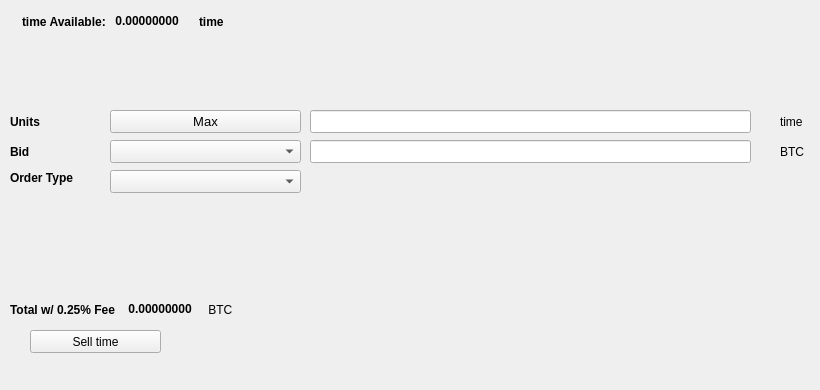
   <widget class="QWidget" name="SellTab">
    <attribute name="title">
     <string>Sell</string>
    </attribute>
    <widget class="QLabel" name="label_16">
     <property name="geometry">
      <rect>
       <x>780</x>
       <y>140</y>
       <width>31</width>
       <height>23</height>
      </rect>
     </property>
     <property name="text">
      <string>BTC</string>
     </property>
    </widget>
    <widget class="QComboBox" name="SellBidcomboBox">
     <property name="geometry">
      <rect>
       <x>110</x>
       <y>140</y>
       <width>191</width>
       <height>23</height>
      </rect>
     </property>
     <property name="font">
      <font>
       <pointsize>10</pointsize>
      </font>
     </property>
    </widget>
    <widget class="QLabel" name="label_18">
     <property name="geometry">
      <rect>
       <x>10</x>
       <y>110</y>
       <width>46</width>
       <height>23</height>
      </rect>
     </property>
     <property name="font">
      <font>
       <weight>75</weight>
       <bold>true</bold>
      </font>
     </property>
     <property name="text">
      <string>Units</string>
     </property>
    </widget>
    <widget class="QPushButton" name="Sell_Max_Amount">
     <property name="geometry">
      <rect>
       <x>110</x>
       <y>110</y>
       <width>191</width>
       <height>23</height>
      </rect>
     </property>
     <property name="font">
      <font>
       <pointsize>10</pointsize>
      </font>
     </property>
     <property name="text">
      <string>Max</string>
     </property>
    </widget>
    <widget class="QLabel" name="label_20">
     <property name="geometry">
      <rect>
       <x>10</x>
       <y>170</y>
       <width>91</width>
       <height>16</height>
      </rect>
     </property>
     <property name="font">
      <font>
       <weight>75</weight>
       <bold>true</bold>
      </font>
     </property>
     <property name="text">
      <string>Order Type</string>
     </property>
    </widget>
    <widget class="QComboBox" name="SellOrdertypeCombo">
     <property name="geometry">
      <rect>
       <x>110</x>
       <y>170</y>
       <width>191</width>
       <height>23</height>
      </rect>
     </property>
     <property name="font">
      <font>
       <pointsize>10</pointsize>
      </font>
     </property>
    </widget>
    <widget class="QLabel" name="label_21">
     <property name="geometry">
      <rect>
       <x>10</x>
       <y>140</y>
       <width>46</width>
       <height>23</height>
      </rect>
     </property>
     <property name="font">
      <font>
       <weight>75</weight>
       <bold>true</bold>
      </font>
     </property>
     <property name="text">
      <string>Bid</string>
     </property>
    </widget>
    <widget class="QLabel" name="label_22">
     <property name="geometry">
      <rect>
       <x>780</x>
       <y>110</y>
       <width>31</width>
       <height>23</height>
      </rect>
     </property>
     <property name="text">
      <string>time</string>
     </property>
    </widget>
    <widget class="QLineEdit" name="UnitsInputECA">
     <property name="geometry">
      <rect>
       <x>310</x>
       <y>110</y>
       <width>441</width>
       <height>23</height>
      </rect>
     </property>
     <property name="font">
      <font>
       <pointsize>9</pointsize>
       <weight>75</weight>
       <bold>true</bold>
      </font>
     </property>
    </widget>
    <widget class="QLineEdit" name="SellBidPriceEdit">
     <property name="geometry">
      <rect>
       <x>310</x>
       <y>140</y>
       <width>441</width>
       <height>23</height>
      </rect>
     </property>
     <property name="font">
      <font>
       <pointsize>9</pointsize>
       <weight>75</weight>
       <bold>true</bold>
      </font>
     </property>
    </widget>
    <widget class="QPushButton" name="SellECABTN">
     <property name="geometry">
      <rect>
       <x>30</x>
       <y>330</y>
       <width>131</width>
       <height>23</height>
      </rect>
     </property>
     <property name="text">
      <string>Sell time</string>
     </property>
     <property name="icon">
      <iconset resource="../time">
       <normaloff>:/icons/bitcoin</normaloff>:/icons/bitcoin</iconset>
     </property>
    </widget>
    <widget class="QWidget" name="layoutWidget3">
     <property name="geometry">
      <rect>
       <x>22</x>
       <y>12</y>
       <width>258</width>
       <height>19</height>
      </rect>
     </property>
     <layout class="QHBoxLayout" name="horizontalLayout">
      <item>
       <widget class="QLabel" name="label232_2">
        <property name="font">
         <font>
          <weight>75</weight>
          <bold>true</bold>
         </font>
        </property>
        <property name="text">
         <string>time Available:</string>
        </property>
       </widget>
      </item>
      <item>
       <widget class="QLabel" name="ECAAvailableLabel">
        <property name="palette">
         <palette>
          <active>
           <colorrole role="WindowText">
            <brush brushstyle="SolidPattern">
             <color alpha="255">
              <red>0</red>
              <green>0</green>
              <blue>0</blue>
             </color>
            </brush>
           </colorrole>
           <colorrole role="Button">
            <brush brushstyle="SolidPattern">
             <color alpha="255">
              <red>0</red>
              <green>170</green>
              <blue>0</blue>
             </color>
            </brush>
           </colorrole>
           <colorrole role="Light">
            <brush brushstyle="SolidPattern">
             <color alpha="255">
              <red>0</red>
              <green>255</green>
              <blue>0</blue>
             </color>
            </brush>
           </colorrole>
           <colorrole role="Midlight">
            <brush brushstyle="SolidPattern">
             <color alpha="255">
              <red>0</red>
              <green>212</green>
              <blue>0</blue>
             </color>
            </brush>
           </colorrole>
           <colorrole role="Dark">
            <brush brushstyle="SolidPattern">
             <color alpha="255">
              <red>0</red>
              <green>85</green>
              <blue>0</blue>
             </color>
            </brush>
           </colorrole>
           <colorrole role="Mid">
            <brush brushstyle="SolidPattern">
             <color alpha="255">
              <red>0</red>
              <green>113</green>
              <blue>0</blue>
             </color>
            </brush>
           </colorrole>
           <colorrole role="Text">
            <brush brushstyle="SolidPattern">
             <color alpha="255">
              <red>0</red>
              <green>170</green>
              <blue>0</blue>
             </color>
            </brush>
           </colorrole>
           <colorrole role="BrightText">
            <brush brushstyle="SolidPattern">
             <color alpha="255">
              <red>255</red>
              <green>255</green>
              <blue>255</blue>
             </color>
            </brush>
           </colorrole>
           <colorrole role="ButtonText">
            <brush brushstyle="SolidPattern">
             <color alpha="255">
              <red>0</red>
              <green>0</green>
              <blue>0</blue>
             </color>
            </brush>
           </colorrole>
           <colorrole role="Base">
            <brush brushstyle="SolidPattern">
             <color alpha="255">
              <red>255</red>
              <green>255</green>
              <blue>255</blue>
             </color>
            </brush>
           </colorrole>
           <colorrole role="Window">
            <brush brushstyle="SolidPattern">
             <color alpha="255">
              <red>0</red>
              <green>170</green>
              <blue>0</blue>
             </color>
            </brush>
           </colorrole>
           <colorrole role="Shadow">
            <brush brushstyle="SolidPattern">
             <color alpha="255">
              <red>0</red>
              <green>0</green>
              <blue>0</blue>
             </color>
            </brush>
           </colorrole>
           <colorrole role="AlternateBase">
            <brush brushstyle="SolidPattern">
             <color alpha="255">
              <red>127</red>
              <green>212</green>
              <blue>127</blue>
             </color>
            </brush>
           </colorrole>
           <colorrole role="ToolTipBase">
            <brush brushstyle="SolidPattern">
             <color alpha="255">
              <red>255</red>
              <green>255</green>
              <blue>220</blue>
             </color>
            </brush>
           </colorrole>
           <colorrole role="ToolTipText">
            <brush brushstyle="SolidPattern">
             <color alpha="255">
              <red>0</red>
              <green>0</green>
              <blue>0</blue>
             </color>
            </brush>
           </colorrole>
          </active>
          <inactive>
           <colorrole role="WindowText">
            <brush brushstyle="SolidPattern">
             <color alpha="255">
              <red>0</red>
              <green>0</green>
              <blue>0</blue>
             </color>
            </brush>
           </colorrole>
           <colorrole role="Button">
            <brush brushstyle="SolidPattern">
             <color alpha="255">
              <red>0</red>
              <green>170</green>
              <blue>0</blue>
             </color>
            </brush>
           </colorrole>
           <colorrole role="Light">
            <brush brushstyle="SolidPattern">
             <color alpha="255">
              <red>0</red>
              <green>255</green>
              <blue>0</blue>
             </color>
            </brush>
           </colorrole>
           <colorrole role="Midlight">
            <brush brushstyle="SolidPattern">
             <color alpha="255">
              <red>0</red>
              <green>212</green>
              <blue>0</blue>
             </color>
            </brush>
           </colorrole>
           <colorrole role="Dark">
            <brush brushstyle="SolidPattern">
             <color alpha="255">
              <red>0</red>
              <green>85</green>
              <blue>0</blue>
             </color>
            </brush>
           </colorrole>
           <colorrole role="Mid">
            <brush brushstyle="SolidPattern">
             <color alpha="255">
              <red>0</red>
              <green>113</green>
              <blue>0</blue>
             </color>
            </brush>
           </colorrole>
           <colorrole role="Text">
            <brush brushstyle="SolidPattern">
             <color alpha="255">
              <red>0</red>
              <green>170</green>
              <blue>0</blue>
             </color>
            </brush>
           </colorrole>
           <colorrole role="BrightText">
            <brush brushstyle="SolidPattern">
             <color alpha="255">
              <red>255</red>
              <green>255</green>
              <blue>255</blue>
             </color>
            </brush>
           </colorrole>
           <colorrole role="ButtonText">
            <brush brushstyle="SolidPattern">
             <color alpha="255">
              <red>0</red>
              <green>0</green>
              <blue>0</blue>
             </color>
            </brush>
           </colorrole>
           <colorrole role="Base">
            <brush brushstyle="SolidPattern">
             <color alpha="255">
              <red>255</red>
              <green>255</green>
              <blue>255</blue>
             </color>
            </brush>
           </colorrole>
           <colorrole role="Window">
            <brush brushstyle="SolidPattern">
             <color alpha="255">
              <red>0</red>
              <green>170</green>
              <blue>0</blue>
             </color>
            </brush>
           </colorrole>
           <colorrole role="Shadow">
            <brush brushstyle="SolidPattern">
             <color alpha="255">
              <red>0</red>
              <green>0</green>
              <blue>0</blue>
             </color>
            </brush>
           </colorrole>
           <colorrole role="AlternateBase">
            <brush brushstyle="SolidPattern">
             <color alpha="255">
              <red>127</red>
              <green>212</green>
              <blue>127</blue>
             </color>
            </brush>
           </colorrole>
           <colorrole role="ToolTipBase">
            <brush brushstyle="SolidPattern">
             <color alpha="255">
              <red>255</red>
              <green>255</green>
              <blue>220</blue>
             </color>
            </brush>
           </colorrole>
           <colorrole role="ToolTipText">
            <brush brushstyle="SolidPattern">
             <color alpha="255">
              <red>0</red>
              <green>0</green>
              <blue>0</blue>
             </color>
            </brush>
           </colorrole>
          </inactive>
          <disabled>
           <colorrole role="WindowText">
            <brush brushstyle="SolidPattern">
             <color alpha="255">
              <red>0</red>
              <green>85</green>
              <blue>0</blue>
             </color>
            </brush>
           </colorrole>
           <colorrole role="Button">
            <brush brushstyle="SolidPattern">
             <color alpha="255">
              <red>0</red>
              <green>170</green>
              <blue>0</blue>
             </color>
            </brush>
           </colorrole>
           <colorrole role="Light">
            <brush brushstyle="SolidPattern">
             <color alpha="255">
              <red>0</red>
              <green>255</green>
              <blue>0</blue>
             </color>
            </brush>
           </colorrole>
           <colorrole role="Midlight">
            <brush brushstyle="SolidPattern">
             <color alpha="255">
              <red>0</red>
              <green>212</green>
              <blue>0</blue>
             </color>
            </brush>
           </colorrole>
           <colorrole role="Dark">
            <brush brushstyle="SolidPattern">
             <color alpha="255">
              <red>0</red>
              <green>85</green>
              <blue>0</blue>
             </color>
            </brush>
           </colorrole>
           <colorrole role="Mid">
            <brush brushstyle="SolidPattern">
             <color alpha="255">
              <red>0</red>
              <green>113</green>
              <blue>0</blue>
             </color>
            </brush>
           </colorrole>
           <colorrole role="Text">
            <brush brushstyle="SolidPattern">
             <color alpha="255">
              <red>0</red>
              <green>85</green>
              <blue>0</blue>
             </color>
            </brush>
           </colorrole>
           <colorrole role="BrightText">
            <brush brushstyle="SolidPattern">
             <color alpha="255">
              <red>255</red>
              <green>255</green>
              <blue>255</blue>
             </color>
            </brush>
           </colorrole>
           <colorrole role="ButtonText">
            <brush brushstyle="SolidPattern">
             <color alpha="255">
              <red>0</red>
              <green>85</green>
              <blue>0</blue>
             </color>
            </brush>
           </colorrole>
           <colorrole role="Base">
            <brush brushstyle="SolidPattern">
             <color alpha="255">
              <red>0</red>
              <green>170</green>
              <blue>0</blue>
             </color>
            </brush>
           </colorrole>
           <colorrole role="Window">
            <brush brushstyle="SolidPattern">
             <color alpha="255">
              <red>0</red>
              <green>170</green>
              <blue>0</blue>
             </color>
            </brush>
           </colorrole>
           <colorrole role="Shadow">
            <brush brushstyle="SolidPattern">
             <color alpha="255">
              <red>0</red>
              <green>0</green>
              <blue>0</blue>
             </color>
            </brush>
           </colorrole>
           <colorrole role="AlternateBase">
            <brush brushstyle="SolidPattern">
             <color alpha="255">
              <red>0</red>
              <green>170</green>
              <blue>0</blue>
             </color>
            </brush>
           </colorrole>
           <colorrole role="ToolTipBase">
            <brush brushstyle="SolidPattern">
             <color alpha="255">
              <red>255</red>
              <green>255</green>
              <blue>220</blue>
             </color>
            </brush>
           </colorrole>
           <colorrole role="ToolTipText">
            <brush brushstyle="SolidPattern">
             <color alpha="255">
              <red>0</red>
              <green>0</green>
              <blue>0</blue>
             </color>
            </brush>
           </colorrole>
          </disabled>
         </palette>
        </property>
        <property name="font">
         <font>
          <weight>75</weight>
          <bold>true</bold>
         </font>
        </property>
        <property name="text">
         <string> 0.00000000 </string>
        </property>
        <property name="textInteractionFlags">
         <set>Qt::LinksAccessibleByMouse|Qt::TextSelectableByKeyboard|Qt::TextSelectableByMouse</set>
        </property>
       </widget>
      </item>
      <item>
       <widget class="QLabel" name="labelECA">
        <property name="font">
         <font>
          <weight>75</weight>
          <bold>true</bold>
         </font>
        </property>
        <property name="text">
         <string>time</string>
        </property>
       </widget>
      </item>
     </layout>
    </widget>
    <widget class="QWidget" name="layoutWidget">
     <property name="geometry">
      <rect>
       <x>10</x>
       <y>300</y>
       <width>268</width>
       <height>19</height>
      </rect>
     </property>
     <layout class="QHBoxLayout" name="horizontalLayout_2">
      <item>
       <widget class="QLabel" name="label_19">
        <property name="font">
         <font>
          <weight>75</weight>
          <bold>true</bold>
         </font>
        </property>
        <property name="text">
         <string>Total w/ 0.25% Fee </string>
        </property>
       </widget>
      </item>
      <item>
       <widget class="QLabel" name="SellCostLabel">
        <property name="palette">
         <palette>
          <active>
           <colorrole role="WindowText">
            <brush brushstyle="SolidPattern">
             <color alpha="255">
              <red>0</red>
              <green>0</green>
              <blue>0</blue>
             </color>
            </brush>
           </colorrole>
           <colorrole role="Button">
            <brush brushstyle="SolidPattern">
             <color alpha="255">
              <red>0</red>
              <green>170</green>
              <blue>0</blue>
             </color>
            </brush>
           </colorrole>
           <colorrole role="Light">
            <brush brushstyle="SolidPattern">
             <color alpha="255">
              <red>0</red>
              <green>255</green>
              <blue>0</blue>
             </color>
            </brush>
           </colorrole>
           <colorrole role="Midlight">
            <brush brushstyle="SolidPattern">
             <color alpha="255">
              <red>0</red>
              <green>212</green>
              <blue>0</blue>
             </color>
            </brush>
           </colorrole>
           <colorrole role="Dark">
            <brush brushstyle="SolidPattern">
             <color alpha="255">
              <red>0</red>
              <green>85</green>
              <blue>0</blue>
             </color>
            </brush>
           </colorrole>
           <colorrole role="Mid">
            <brush brushstyle="SolidPattern">
             <color alpha="255">
              <red>0</red>
              <green>113</green>
              <blue>0</blue>
             </color>
            </brush>
           </colorrole>
           <colorrole role="Text">
            <brush brushstyle="SolidPattern">
             <color alpha="255">
              <red>0</red>
              <green>170</green>
              <blue>0</blue>
             </color>
            </brush>
           </colorrole>
           <colorrole role="BrightText">
            <brush brushstyle="SolidPattern">
             <color alpha="255">
              <red>255</red>
              <green>255</green>
              <blue>255</blue>
             </color>
            </brush>
           </colorrole>
           <colorrole role="ButtonText">
            <brush brushstyle="SolidPattern">
             <color alpha="255">
              <red>0</red>
              <green>0</green>
              <blue>0</blue>
             </color>
            </brush>
           </colorrole>
           <colorrole role="Base">
            <brush brushstyle="SolidPattern">
             <color alpha="255">
              <red>255</red>
              <green>255</green>
              <blue>255</blue>
             </color>
            </brush>
           </colorrole>
           <colorrole role="Window">
            <brush brushstyle="SolidPattern">
             <color alpha="255">
              <red>0</red>
              <green>170</green>
              <blue>0</blue>
             </color>
            </brush>
           </colorrole>
           <colorrole role="Shadow">
            <brush brushstyle="SolidPattern">
             <color alpha="255">
              <red>0</red>
              <green>0</green>
              <blue>0</blue>
             </color>
            </brush>
           </colorrole>
           <colorrole role="AlternateBase">
            <brush brushstyle="SolidPattern">
             <color alpha="255">
              <red>127</red>
              <green>212</green>
              <blue>127</blue>
             </color>
            </brush>
           </colorrole>
           <colorrole role="ToolTipBase">
            <brush brushstyle="SolidPattern">
             <color alpha="255">
              <red>255</red>
              <green>255</green>
              <blue>220</blue>
             </color>
            </brush>
           </colorrole>
           <colorrole role="ToolTipText">
            <brush brushstyle="SolidPattern">
             <color alpha="255">
              <red>0</red>
              <green>0</green>
              <blue>0</blue>
             </color>
            </brush>
           </colorrole>
          </active>
          <inactive>
           <colorrole role="WindowText">
            <brush brushstyle="SolidPattern">
             <color alpha="255">
              <red>0</red>
              <green>0</green>
              <blue>0</blue>
             </color>
            </brush>
           </colorrole>
           <colorrole role="Button">
            <brush brushstyle="SolidPattern">
             <color alpha="255">
              <red>0</red>
              <green>170</green>
              <blue>0</blue>
             </color>
            </brush>
           </colorrole>
           <colorrole role="Light">
            <brush brushstyle="SolidPattern">
             <color alpha="255">
              <red>0</red>
              <green>255</green>
              <blue>0</blue>
             </color>
            </brush>
           </colorrole>
           <colorrole role="Midlight">
            <brush brushstyle="SolidPattern">
             <color alpha="255">
              <red>0</red>
              <green>212</green>
              <blue>0</blue>
             </color>
            </brush>
           </colorrole>
           <colorrole role="Dark">
            <brush brushstyle="SolidPattern">
             <color alpha="255">
              <red>0</red>
              <green>85</green>
              <blue>0</blue>
             </color>
            </brush>
           </colorrole>
           <colorrole role="Mid">
            <brush brushstyle="SolidPattern">
             <color alpha="255">
              <red>0</red>
              <green>113</green>
              <blue>0</blue>
             </color>
            </brush>
           </colorrole>
           <colorrole role="Text">
            <brush brushstyle="SolidPattern">
             <color alpha="255">
              <red>0</red>
              <green>170</green>
              <blue>0</blue>
             </color>
            </brush>
           </colorrole>
           <colorrole role="BrightText">
            <brush brushstyle="SolidPattern">
             <color alpha="255">
              <red>255</red>
              <green>255</green>
              <blue>255</blue>
             </color>
            </brush>
           </colorrole>
           <colorrole role="ButtonText">
            <brush brushstyle="SolidPattern">
             <color alpha="255">
              <red>0</red>
              <green>0</green>
              <blue>0</blue>
             </color>
            </brush>
           </colorrole>
           <colorrole role="Base">
            <brush brushstyle="SolidPattern">
             <color alpha="255">
              <red>255</red>
              <green>255</green>
              <blue>255</blue>
             </color>
            </brush>
           </colorrole>
           <colorrole role="Window">
            <brush brushstyle="SolidPattern">
             <color alpha="255">
              <red>0</red>
              <green>170</green>
              <blue>0</blue>
             </color>
            </brush>
           </colorrole>
           <colorrole role="Shadow">
            <brush brushstyle="SolidPattern">
             <color alpha="255">
              <red>0</red>
              <green>0</green>
              <blue>0</blue>
             </color>
            </brush>
           </colorrole>
           <colorrole role="AlternateBase">
            <brush brushstyle="SolidPattern">
             <color alpha="255">
              <red>127</red>
              <green>212</green>
              <blue>127</blue>
             </color>
            </brush>
           </colorrole>
           <colorrole role="ToolTipBase">
            <brush brushstyle="SolidPattern">
             <color alpha="255">
              <red>255</red>
              <green>255</green>
              <blue>220</blue>
             </color>
            </brush>
           </colorrole>
           <colorrole role="ToolTipText">
            <brush brushstyle="SolidPattern">
             <color alpha="255">
              <red>0</red>
              <green>0</green>
              <blue>0</blue>
             </color>
            </brush>
           </colorrole>
          </inactive>
          <disabled>
           <colorrole role="WindowText">
            <brush brushstyle="SolidPattern">
             <color alpha="255">
              <red>0</red>
              <green>85</green>
              <blue>0</blue>
             </color>
            </brush>
           </colorrole>
           <colorrole role="Button">
            <brush brushstyle="SolidPattern">
             <color alpha="255">
              <red>0</red>
              <green>170</green>
              <blue>0</blue>
             </color>
            </brush>
           </colorrole>
           <colorrole role="Light">
            <brush brushstyle="SolidPattern">
             <color alpha="255">
              <red>0</red>
              <green>255</green>
              <blue>0</blue>
             </color>
            </brush>
           </colorrole>
           <colorrole role="Midlight">
            <brush brushstyle="SolidPattern">
             <color alpha="255">
              <red>0</red>
              <green>212</green>
              <blue>0</blue>
             </color>
            </brush>
           </colorrole>
           <colorrole role="Dark">
            <brush brushstyle="SolidPattern">
             <color alpha="255">
              <red>0</red>
              <green>85</green>
              <blue>0</blue>
             </color>
            </brush>
           </colorrole>
           <colorrole role="Mid">
            <brush brushstyle="SolidPattern">
             <color alpha="255">
              <red>0</red>
              <green>113</green>
              <blue>0</blue>
             </color>
            </brush>
           </colorrole>
           <colorrole role="Text">
            <brush brushstyle="SolidPattern">
             <color alpha="255">
              <red>0</red>
              <green>85</green>
              <blue>0</blue>
             </color>
            </brush>
           </colorrole>
           <colorrole role="BrightText">
            <brush brushstyle="SolidPattern">
             <color alpha="255">
              <red>255</red>
              <green>255</green>
              <blue>255</blue>
             </color>
            </brush>
           </colorrole>
           <colorrole role="ButtonText">
            <brush brushstyle="SolidPattern">
             <color alpha="255">
              <red>0</red>
              <green>85</green>
              <blue>0</blue>
             </color>
            </brush>
           </colorrole>
           <colorrole role="Base">
            <brush brushstyle="SolidPattern">
             <color alpha="255">
              <red>0</red>
              <green>170</green>
              <blue>0</blue>
             </color>
            </brush>
           </colorrole>
           <colorrole role="Window">
            <brush brushstyle="SolidPattern">
             <color alpha="255">
              <red>0</red>
              <green>170</green>
              <blue>0</blue>
             </color>
            </brush>
           </colorrole>
           <colorrole role="Shadow">
            <brush brushstyle="SolidPattern">
             <color alpha="255">
              <red>0</red>
              <green>0</green>
              <blue>0</blue>
             </color>
            </brush>
           </colorrole>
           <colorrole role="AlternateBase">
            <brush brushstyle="SolidPattern">
             <color alpha="255">
              <red>0</red>
              <green>170</green>
              <blue>0</blue>
             </color>
            </brush>
           </colorrole>
           <colorrole role="ToolTipBase">
            <brush brushstyle="SolidPattern">
             <color alpha="255">
              <red>255</red>
              <green>255</green>
              <blue>220</blue>
             </color>
            </brush>
           </colorrole>
           <colorrole role="ToolTipText">
            <brush brushstyle="SolidPattern">
             <color alpha="255">
              <red>0</red>
              <green>0</green>
              <blue>0</blue>
             </color>
            </brush>
           </colorrole>
          </disabled>
         </palette>
        </property>
        <property name="font">
         <font>
          <weight>75</weight>
          <bold>true</bold>
         </font>
        </property>
        <property name="autoFillBackground">
         <bool>false</bool>
        </property>
        <property name="text">
         <string> 0.00000000</string>
        </property>
        <property name="textInteractionFlags">
         <set>Qt::LinksAccessibleByMouse|Qt::TextSelectableByMouse</set>
        </property>
       </widget>
      </item>
      <item>
       <widget class="QLabel" name="label_17">
        <property name="font">
         <font>
          <weight>50</weight>
          <bold>false</bold>
         </font>
        </property>
        <property name="text">
         <string> BTC</string>
        </property>
       </widget>
      </item>
     </layout>
    </widget>
    <widget class="QLabel" name="label_23">
     <property name="geometry">
      <rect>
       <x>460</x>
       <y>300</y>
       <width>281</width>
       <height>81</height>
      </rect>
     </property>
     <property name="text">
      <string/>
     </property>
     <property name="pixmap">
      <pixmap>:/images/bittrex</pixmap>
     </property>
    </widget>
   </widget>
